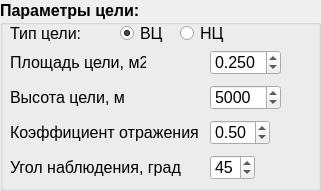
   <widget class="QGroupBox" name="groupBox_tgt">
    <property name="geometry">
     <rect>
      <x>250</x>
      <y>10</y>
      <width>321</width>
      <height>191</height>
     </rect>
    </property>
    <property name="font">
     <font>
      <pointsize>12</pointsize>
      <weight>75</weight>
      <italic>false</italic>
      <bold>true</bold>
     </font>
    </property>
    <property name="title">
     <string>Параметры цели:</string>
    </property>
    <widget class="QLabel" name="label_type_tgt">
     <property name="geometry">
      <rect>
       <x>10</x>
       <y>25</y>
       <width>81</width>
       <height>16</height>
      </rect>
     </property>
     <property name="font">
      <font>
       <weight>50</weight>
       <bold>false</bold>
      </font>
     </property>
     <property name="text">
      <string>Тип цели:</string>
     </property>
    </widget>
    <widget class="QRadioButton" name="radioButton_aer_tgt">
     <property name="geometry">
      <rect>
       <x>120</x>
       <y>25</y>
       <width>51</width>
       <height>17</height>
      </rect>
     </property>
     <property name="font">
      <font>
       <weight>50</weight>
       <bold>false</bold>
      </font>
     </property>
     <property name="text">
      <string>ВЦ</string>
     </property>
     <property name="checked">
      <bool>true</bool>
     </property>
    </widget>
    <widget class="QRadioButton" name="radioButton_earth_tgt">
     <property name="geometry">
      <rect>
       <x>180</x>
       <y>25</y>
       <width>51</width>
       <height>17</height>
      </rect>
     </property>
     <property name="font">
      <font>
       <weight>50</weight>
       <bold>false</bold>
      </font>
     </property>
     <property name="text">
      <string>НЦ</string>
     </property>
    </widget>
    <widget class="QLabel" name="label_area_tgt">
     <property name="geometry">
      <rect>
       <x>10</x>
       <y>50</y>
       <width>136</width>
       <height>25</height>
      </rect>
     </property>
     <property name="font">
      <font>
       <weight>50</weight>
       <bold>false</bold>
      </font>
     </property>
     <property name="text">
      <string>Площадь цели, м2</string>
     </property>
    </widget>
    <widget class="QDoubleSpinBox" name="doubleSpinBox_ares_tgt">
     <property name="geometry">
      <rect>
       <x>210</x>
       <y>50</y>
       <width>71</width>
       <height>25</height>
      </rect>
     </property>
     <property name="sizePolicy">
      <sizepolicy hsizetype="Fixed" vsizetype="Fixed">
       <horstretch>0</horstretch>
       <verstretch>0</verstretch>
      </sizepolicy>
     </property>
     <property name="font">
      <font>
       <weight>50</weight>
       <bold>false</bold>
      </font>
     </property>
     <property name="layoutDirection">
      <enum>Qt::LeftToRight</enum>
     </property>
     <property name="decimals">
      <number>3</number>
     </property>
     <property name="minimum">
      <double>0.001000000000000</double>
     </property>
     <property name="maximum">
      <double>200.000000000000000</double>
     </property>
     <property name="value">
      <double>0.250000000000000</double>
     </property>
    </widget>
    <widget class="QLabel" name="label_height_tgt">
     <property name="geometry">
      <rect>
       <x>10</x>
       <y>85</y>
       <width>120</width>
       <height>25</height>
      </rect>
     </property>
     <property name="font">
      <font>
       <weight>50</weight>
       <bold>false</bold>
      </font>
     </property>
     <property name="text">
      <string>Высота цели, м</string>
     </property>
    </widget>
    <widget class="QSpinBox" name="spinBox_height_tgt">
     <property name="geometry">
      <rect>
       <x>210</x>
       <y>85</y>
       <width>71</width>
       <height>25</height>
      </rect>
     </property>
     <property name="sizePolicy">
      <sizepolicy hsizetype="Maximum" vsizetype="Fixed">
       <horstretch>0</horstretch>
       <verstretch>0</verstretch>
      </sizepolicy>
     </property>
     <property name="font">
      <font>
       <weight>50</weight>
       <bold>false</bold>
      </font>
     </property>
     <property name="layoutDirection">
      <enum>Qt::LeftToRight</enum>
     </property>
     <property name="autoFillBackground">
      <bool>false</bool>
     </property>
     <property name="alignment">
      <set>Qt::AlignLeading|Qt::AlignLeft|Qt::AlignVCenter</set>
     </property>
     <property name="buttonSymbols">
      <enum>QAbstractSpinBox::UpDownArrows</enum>
     </property>
     <property name="specialValueText">
      <string/>
     </property>
     <property name="maximum">
      <number>90000</number>
     </property>
     <property name="singleStep">
      <number>100</number>
     </property>
     <property name="value">
      <number>5000</number>
     </property>
     <property name="displayIntegerBase">
      <number>10</number>
     </property>
    </widget>
    <widget class="QLabel" name="label_reflect_tgt">
     <property name="geometry">
      <rect>
       <x>10</x>
       <y>120</y>
       <width>191</width>
       <height>25</height>
      </rect>
     </property>
     <property name="sizePolicy">
      <sizepolicy hsizetype="Fixed" vsizetype="Fixed">
       <horstretch>0</horstretch>
       <verstretch>0</verstretch>
      </sizepolicy>
     </property>
     <property name="baseSize">
      <size>
       <width>0</width>
       <height>0</height>
      </size>
     </property>
     <property name="font">
      <font>
       <weight>50</weight>
       <bold>false</bold>
      </font>
     </property>
     <property name="text">
      <string>Коэффициент отражения</string>
     </property>
     <property name="wordWrap">
      <bool>true</bool>
     </property>
    </widget>
    <widget class="QDoubleSpinBox" name="doubleSpinBox_reflect_tgt">
     <property name="geometry">
      <rect>
       <x>210</x>
       <y>120</y>
       <width>60</width>
       <height>25</height>
      </rect>
     </property>
     <property name="sizePolicy">
      <sizepolicy hsizetype="Fixed" vsizetype="Fixed">
       <horstretch>0</horstretch>
       <verstretch>0</verstretch>
      </sizepolicy>
     </property>
     <property name="font">
      <font>
       <weight>50</weight>
       <bold>false</bold>
      </font>
     </property>
     <property name="decimals">
      <number>2</number>
     </property>
     <property name="minimum">
      <double>0.010000000000000</double>
     </property>
     <property name="maximum">
      <double>1.000000000000000</double>
     </property>
     <property name="singleStep">
      <double>0.100000000000000</double>
     </property>
     <property name="value">
      <double>0.500000000000000</double>
     </property>
    </widget>
    <widget class="QLabel" name="label_angle_tgt">
     <property name="geometry">
      <rect>
       <x>10</x>
       <y>155</y>
       <width>191</width>
       <height>25</height>
      </rect>
     </property>
     <property name="sizePolicy">
      <sizepolicy hsizetype="Fixed" vsizetype="Fixed">
       <horstretch>0</horstretch>
       <verstretch>0</verstretch>
      </sizepolicy>
     </property>
     <property name="baseSize">
      <size>
       <width>0</width>
       <height>0</height>
      </size>
     </property>
     <property name="font">
      <font>
       <weight>50</weight>
       <bold>false</bold>
      </font>
     </property>
     <property name="text">
      <string>Угол наблюдения, град</string>
     </property>
     <property name="wordWrap">
      <bool>true</bool>
     </property>
    </widget>
    <widget class="QSpinBox" name="spinBox_angle_tgt">
     <property name="geometry">
      <rect>
       <x>210</x>
       <y>155</y>
       <width>45</width>
       <height>25</height>
      </rect>
     </property>
     <property name="sizePolicy">
      <sizepolicy hsizetype="Maximum" vsizetype="Fixed">
       <horstretch>0</horstretch>
       <verstretch>0</verstretch>
      </sizepolicy>
     </property>
     <property name="font">
      <font>
       <weight>50</weight>
       <bold>false</bold>
      </font>
     </property>
     <property name="layoutDirection">
      <enum>Qt::LeftToRight</enum>
     </property>
     <property name="autoFillBackground">
      <bool>false</bool>
     </property>
     <property name="alignment">
      <set>Qt::AlignLeading|Qt::AlignLeft|Qt::AlignVCenter</set>
     </property>
     <property name="buttonSymbols">
      <enum>QAbstractSpinBox::UpDownArrows</enum>
     </property>
     <property name="specialValueText">
      <string/>
     </property>
     <property name="maximum">
      <number>90</number>
     </property>
     <property name="singleStep">
      <number>1</number>
     </property>
     <property name="value">
      <number>45</number>
     </property>
     <property name="displayIntegerBase">
      <number>10</number>
     </property>
    </widget>
   </widget>
